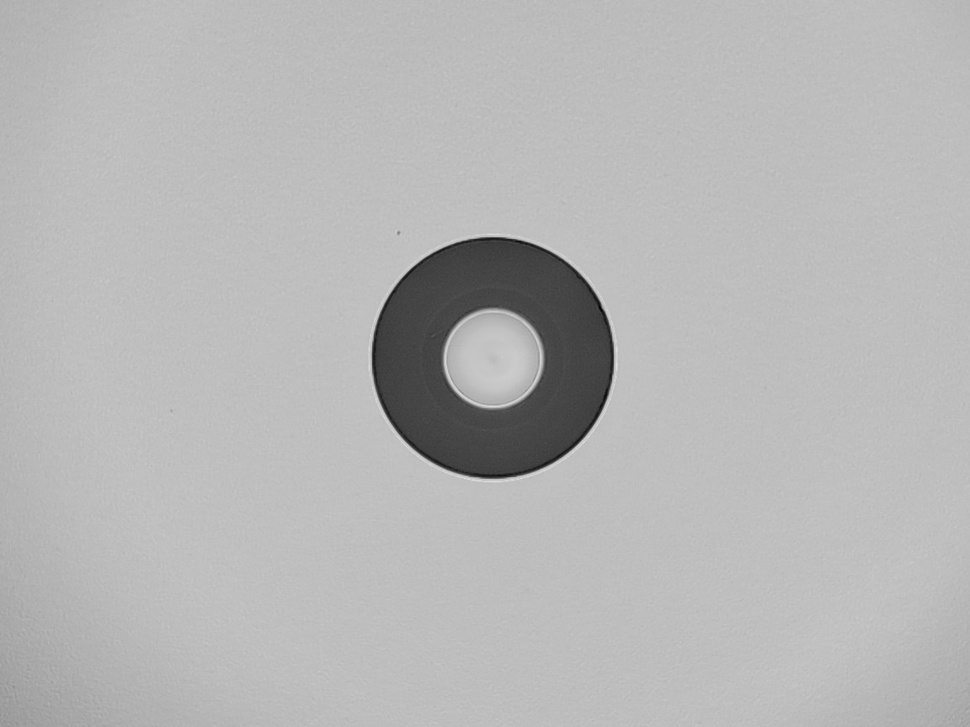
#> input picture App/images/img63.jpg, 970 x 727 px, shrunk from 1152 x 864 before the run, found by its file name
$ python cladding.py
#> lines starting #> are read from the running program, lines starting #| are printed output that depends on the picture; after the words box and inside, x2 and y2 are one past the last pixel; in counts of white or black regions, pixels touching at a corner belong together
#> in main, original_image is the input picture: shape (727, 970, 3); min 2, max 224, mean 182
import cv2
import numpy as np

def apply_filter(image):
    result = image.copy()

    # Convert to grayscale if needed
    if len(result.shape) == 3:
        result = cv2.cvtColor(result, cv2.COLOR_BGR2GRAY)

    # Apply threshold
    _, result = cv2.threshold(result, 127, 255, cv2.THRESH_BINARY)
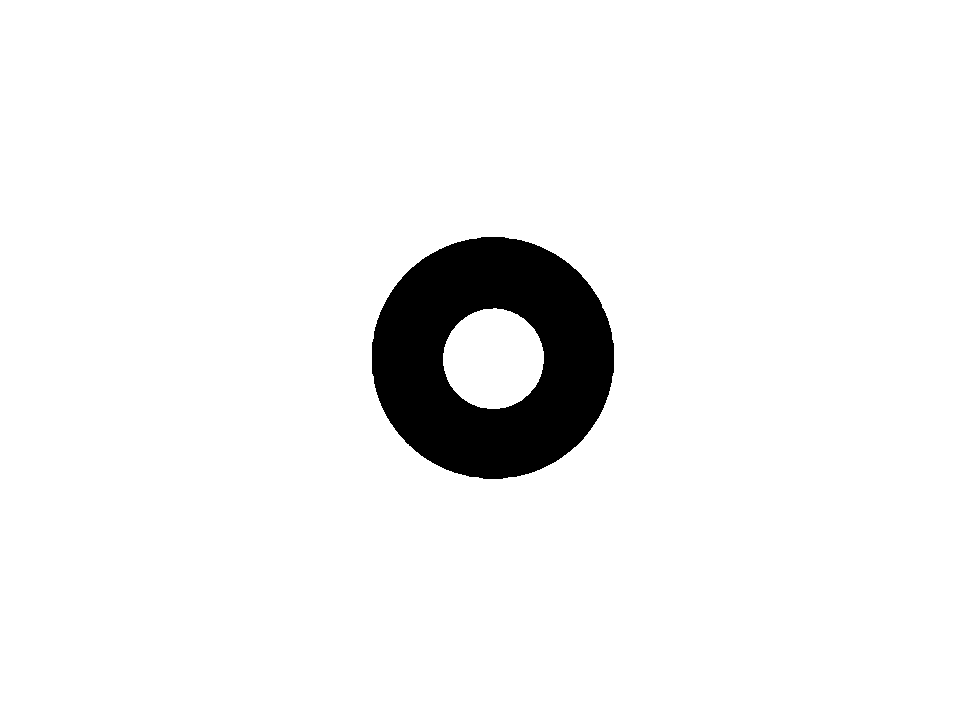
#> result: shape (727, 970); 94.6% white; 1 black region, box (x1, y1, x2, y2) and area: (372, 237, 614, 479) 38078

    # Apply morphological operation
    kernel = cv2.getStructuringElement(cv2.MORPH_ELLIPSE, (5, 5))
    result = cv2.morphologyEx(result, cv2.MORPH_CLOSE, kernel)
#> result: shape (727, 970); 94.6% white; 1 black region, box (x1, y1, x2, y2) and area: (372, 237, 614, 479) 38077

    return result

def find_black_annulus_mask(filtered_image):
    """Find black annulus pixels"""
    # Create mask for black pixels (annulus)
    black_mask = np.zeros_like(filtered_image)

    # Black pixels are where filtered_image == 0
    black_pixels = (filtered_image == 0)
#> black_pixels: shape (727, 970) bool; 5.4% white; 1 white region

    # Find black contours
    black_contours, _ = cv2.findContours((~filtered_image).astype(np.uint8),
                                          cv2.RETR_EXTERNAL, cv2.CHAIN_APPROX_SIMPLE)
#> black_contours = 1 contour; box (x1, y1, x2, y2) and area: (372, 237, 614, 479) 45688

    for contour in black_contours:
        # Create a mask for this black region
        temp_mask = np.zeros_like(filtered_image)
        cv2.drawContours(temp_mask, [contour], -1, 255, -1)

        # Create a filled version of the contour
        filled_mask = np.zeros_like(filtered_image)
        cv2.drawContours(filled_mask, [contour], -1, 255, -1)

        # Check if there are white pixels inside this black region
        inner_white = (filtered_image == 255) & (filled_mask == 255)

        # If we found inner white pixels, this is an annulus
        if np.any(inner_white):
            # Add to black mask (the annulus itself)
            black_mask = black_mask | (temp_mask & black_pixels)
#> this loop made 1 pass
#> pass 1, in find_black_annulus_mask, `inner_white = (filtered_image == 255) & (filled_mask == 255)`:
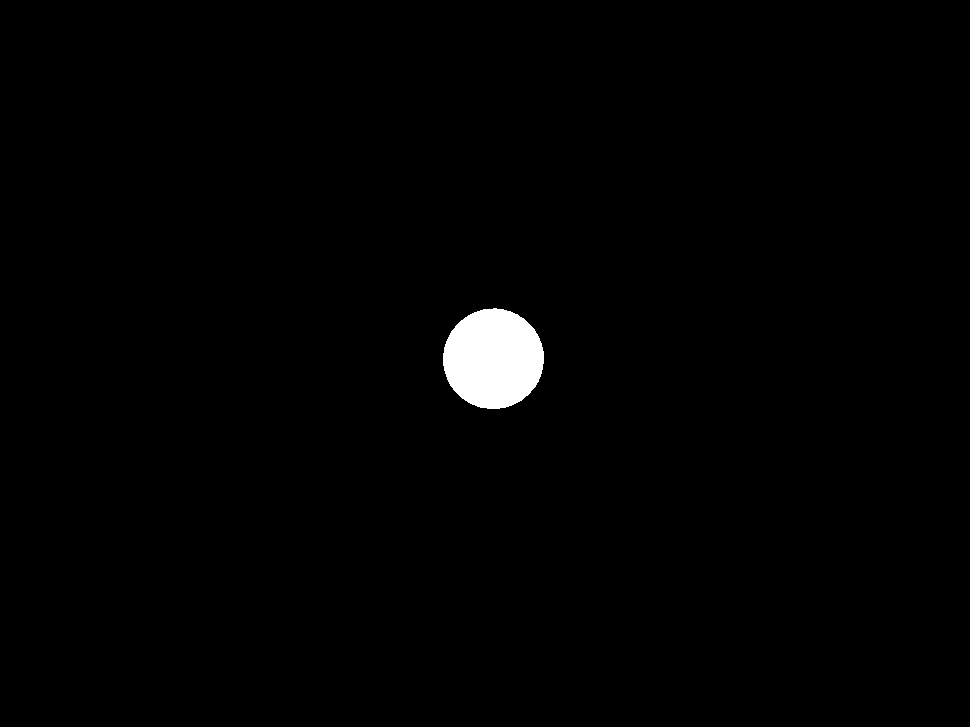
#> inner_white: shape (727, 970) bool; 1.1% white; 1 white region, box (x1, y1, x2, y2) and area: (443, 308, 544, 409) 7954
#> after the loop:
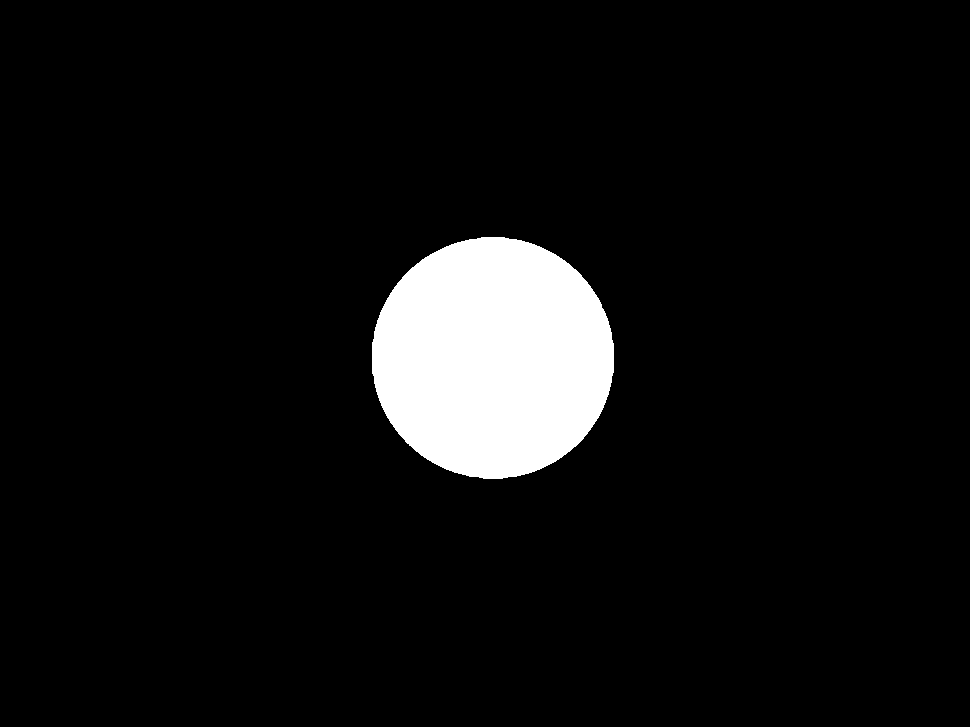
#> filled_mask: shape (727, 970); 6.5% white; 1 white region, box (x1, y1, x2, y2) and area: (372, 237, 614, 479) 46031

    return black_mask

def extract_black_region(original, black_mask):
    """Extract only the black region (cladding) from the original image"""
    # Ensure mask is boolean
    black_mask = black_mask.astype(bool)

    # Create output image - keep only black region pixels
    black_region_image = original.copy()
    black_region_image[~black_mask] = 0
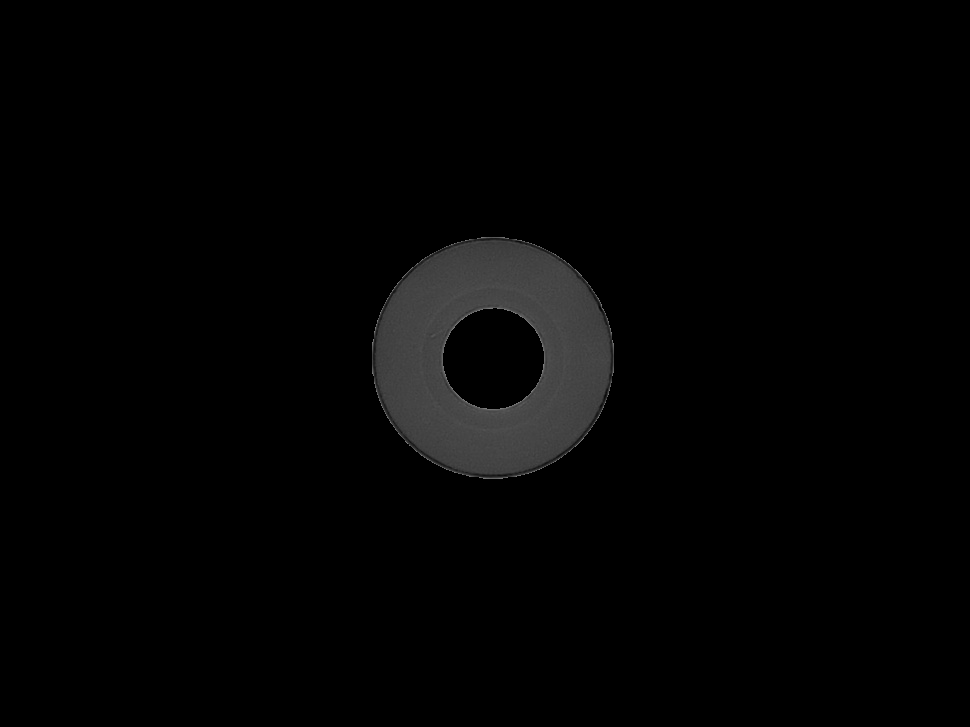
#> black_region_image: shape (727, 970, 3); min 0, max 127, mean 3.6

    return black_region_image

def main():
    # Load the image
    image_path = r"C:\Users\Saem1001\Documents\GitHub\IPPS\App\images\img63.jpg"
    original_image = cv2.imread(image_path)

    if original_image is None:
        print(f"Error: Could not load image from {image_path}")
        return

    # Apply the filter
    filtered_image = apply_filter(original_image)

    # Find black annulus pixels (cladding)
    black_mask = find_black_annulus_mask(filtered_image)

    # Extract black region
    black_region_image = extract_black_region(original_image, black_mask)

    # Count pixels
    black_pixel_count = np.sum(black_mask > 0)
#> black_pixel_count = 38077
    print(f"Number of black pixels (cladding): {black_pixel_count}")
#| Number of black pixels (cladding): 38077

    # Save the result
    cv2.imwrite("cladding.png", black_region_image)
    print("\nBlack region (cladding) saved to: cladding.png")

    return black_region_image

if __name__ == "__main__":
    main()

$ run again, with App/images/img38.jpg copied over App/images/img63.jpg
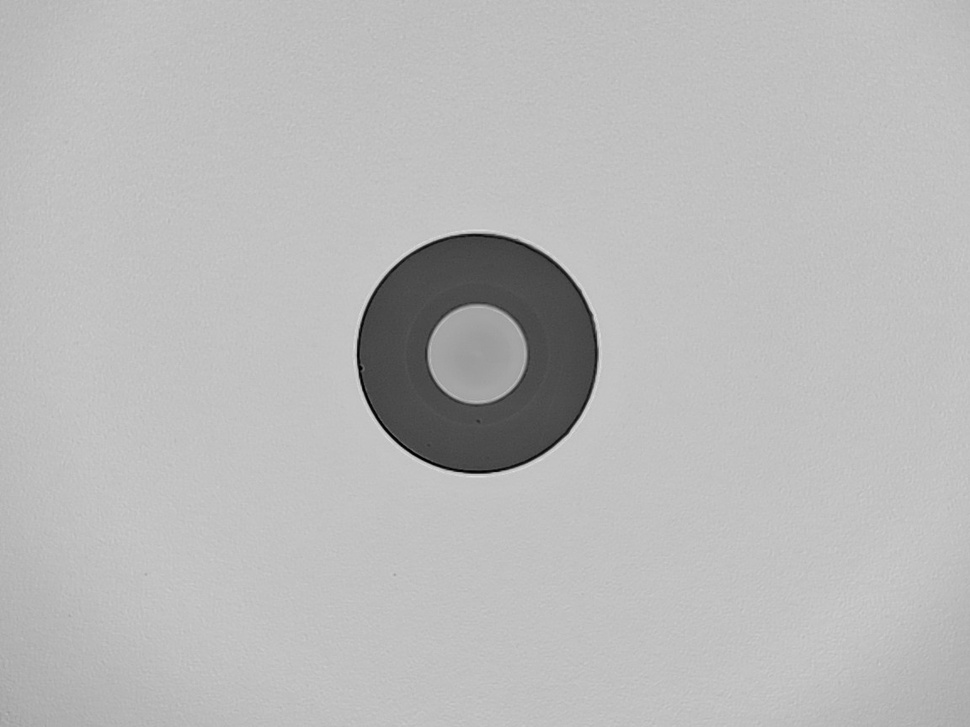
#> input picture App/images/img38.jpg, 970 x 727 px, shrunk from 1152 x 864 before the run, found by its file name
#> in main, original_image is the input picture: shape (727, 970, 3); min 0, max 225, mean 185.2
#> in apply_filter, `_, result = cv2.threshold(result, 127, 255, cv2.THRESH_BINARY)`:
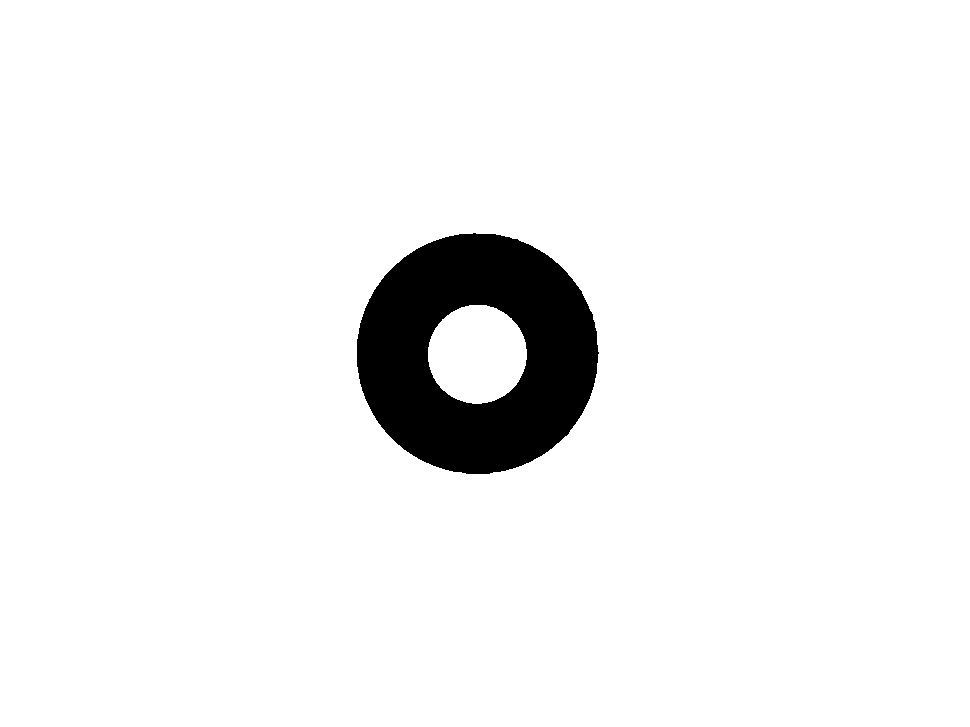
#> result: shape (727, 970); 94.6% white; 1 black region, box (x1, y1, x2, y2) and area: (357, 233, 599, 474) 37977
#> black_pixels: shape (727, 970) bool; 5.4% white; 1 white region
#> black_contours = 1 contour; box (x1, y1, x2, y2) and area: (357, 233, 598, 474) 45316
#> the loop in find_black_annulus_mask, `for contour in black_contours:` made 1 pass
#> in extract_black_region, `black_region_image[~black_mask] = 0`:
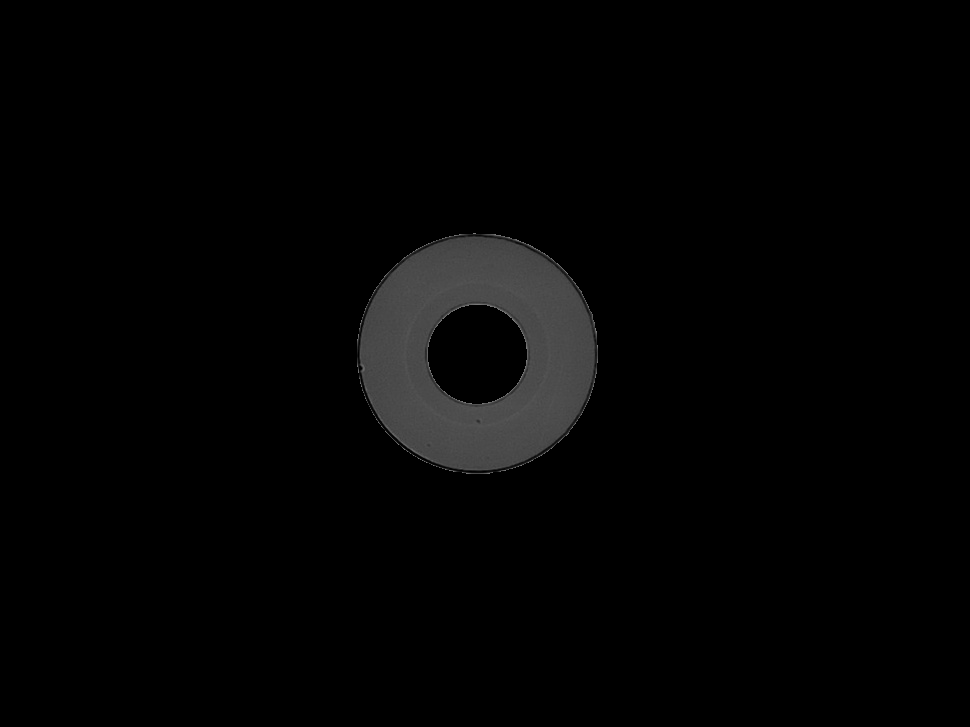
#> black_region_image: shape (727, 970, 3); min 0, max 127, mean 3.9
#> black_pixel_count = 37974
#| Number of black pixels (cladding): 37974
